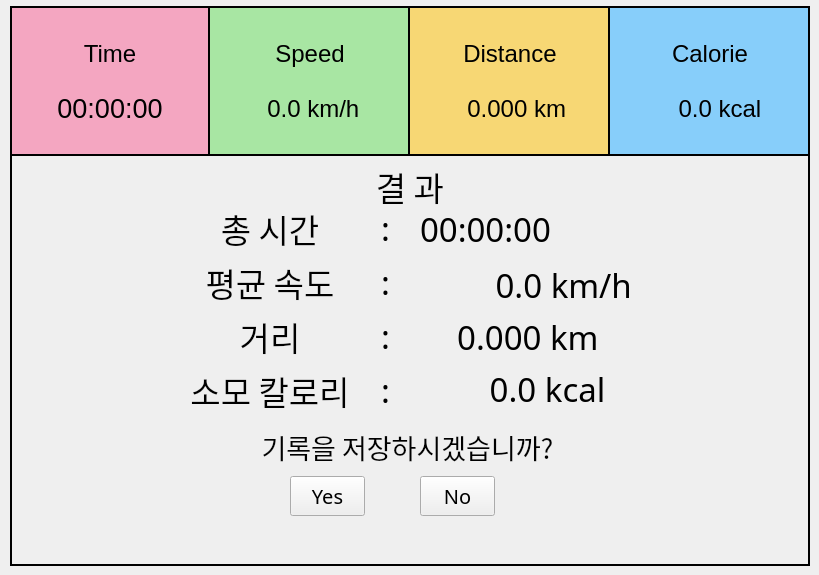
    <widget class="QWidget" name="Result_UI">
     <widget class="QFrame" name="frame_2">
      <property name="geometry">
       <rect>
        <x>10</x>
        <y>6</y>
        <width>800</width>
        <height>560</height>
       </rect>
      </property>
      <property name="styleSheet">
       <string notr="true">#frame_2{
    border: 2px solid black;
    border-radius: 0px;
}</string>
      </property>
      <property name="frameShape">
       <enum>QFrame::Shape::NoFrame</enum>
      </property>
      <property name="frameShadow">
       <enum>QFrame::Shadow::Raised</enum>
      </property>
      <widget class="QFrame" name="TimeFrame_2">
       <property name="geometry">
        <rect>
         <x>0</x>
         <y>0</y>
         <width>200</width>
         <height>150</height>
        </rect>
       </property>
       <property name="styleSheet">
        <string notr="true">#TimeFrame_2 {
    border: 2px solid black;
    border-radius: 0px;
 background-color: #F4A6C1;}</string>
       </property>
       <property name="frameShape">
        <enum>QFrame::Shape::NoFrame</enum>
       </property>
       <property name="frameShadow">
        <enum>QFrame::Shadow::Raised</enum>
       </property>
       <widget class="QLabel" name="TimeLabel_2">
        <property name="geometry">
         <rect>
          <x>0</x>
          <y>10</y>
          <width>200</width>
          <height>75</height>
         </rect>
        </property>
        <property name="font">
         <font>
          <pointsize>18</pointsize>
         </font>
        </property>
        <property name="layoutDirection">
         <enum>Qt::LayoutDirection::LeftToRight</enum>
        </property>
        <property name="text">
         <string>Time</string>
        </property>
        <property name="alignment">
         <set>Qt::AlignmentFlag::AlignCenter</set>
        </property>
       </widget>
       <widget class="QLabel" name="TimeText_2">
        <property name="geometry">
         <rect>
          <x>0</x>
          <y>65</y>
          <width>200</width>
          <height>75</height>
         </rect>
        </property>
        <property name="font">
         <font>
          <pointsize>20</pointsize>
         </font>
        </property>
        <property name="text">
         <string>00:00:00</string>
        </property>
        <property name="alignment">
         <set>Qt::AlignmentFlag::AlignCenter</set>
        </property>
       </widget>
      </widget>
      <widget class="QFrame" name="SpeedFrame_2">
       <property name="geometry">
        <rect>
         <x>200</x>
         <y>0</y>
         <width>200</width>
         <height>150</height>
        </rect>
       </property>
       <property name="font">
        <font>
         <family>맑은 고딕</family>
        </font>
       </property>
       <property name="styleSheet">
        <string notr="true">#SpeedFrame_2{border: 2px solid black;
    border-radius: 0px;
     border-left:none; background-color: #A8E6A3;}</string>
       </property>
       <property name="frameShape">
        <enum>QFrame::Shape::NoFrame</enum>
       </property>
       <property name="frameShadow">
        <enum>QFrame::Shadow::Raised</enum>
       </property>
       <widget class="QLabel" name="SpeedLabel_2">
        <property name="geometry">
         <rect>
          <x>0</x>
          <y>10</y>
          <width>200</width>
          <height>75</height>
         </rect>
        </property>
        <property name="font">
         <font>
          <pointsize>18</pointsize>
         </font>
        </property>
        <property name="text">
         <string>Speed</string>
        </property>
        <property name="alignment">
         <set>Qt::AlignmentFlag::AlignCenter</set>
        </property>
       </widget>
       <widget class="QLabel" name="SpeedText_2">
        <property name="geometry">
         <rect>
          <x>0</x>
          <y>65</y>
          <width>200</width>
          <height>75</height>
         </rect>
        </property>
        <property name="font">
         <font>
          <pointsize>18</pointsize>
         </font>
        </property>
        <property name="text">
         <string> 0.0 km/h</string>
        </property>
        <property name="alignment">
         <set>Qt::AlignmentFlag::AlignCenter</set>
        </property>
       </widget>
      </widget>
      <widget class="QFrame" name="DistanceFrame_2">
       <property name="geometry">
        <rect>
         <x>400</x>
         <y>0</y>
         <width>200</width>
         <height>150</height>
        </rect>
       </property>
       <property name="styleSheet">
        <string notr="true">#DistanceFrame_2{border: 2px solid black;
    border-radius: 0px;
     border-left:none;
 background-color: #F7D774;}</string>
       </property>
       <property name="frameShape">
        <enum>QFrame::Shape::StyledPanel</enum>
       </property>
       <property name="frameShadow">
        <enum>QFrame::Shadow::Raised</enum>
       </property>
       <widget class="QLabel" name="DistanceLabel_2">
        <property name="geometry">
         <rect>
          <x>0</x>
          <y>10</y>
          <width>200</width>
          <height>75</height>
         </rect>
        </property>
        <property name="font">
         <font>
          <pointsize>18</pointsize>
         </font>
        </property>
        <property name="text">
         <string>Distance</string>
        </property>
        <property name="alignment">
         <set>Qt::AlignmentFlag::AlignCenter</set>
        </property>
       </widget>
       <widget class="QLabel" name="DistanceText_2">
        <property name="geometry">
         <rect>
          <x>0</x>
          <y>65</y>
          <width>200</width>
          <height>75</height>
         </rect>
        </property>
        <property name="font">
         <font>
          <pointsize>18</pointsize>
         </font>
        </property>
        <property name="text">
         <string>  0.000 km</string>
        </property>
        <property name="alignment">
         <set>Qt::AlignmentFlag::AlignCenter</set>
        </property>
       </widget>
      </widget>
      <widget class="QFrame" name="CalorieFrame_2">
       <property name="geometry">
        <rect>
         <x>600</x>
         <y>0</y>
         <width>200</width>
         <height>150</height>
        </rect>
       </property>
       <property name="baseSize">
        <size>
         <width>0</width>
         <height>0</height>
        </size>
       </property>
       <property name="styleSheet">
        <string notr="true">#CalorieFrame_2 {
    border: 2px solid black;
    border-radius: 0px;
    border-left: none;
    background-color: #87CEFA;
}</string>
       </property>
       <property name="frameShape">
        <enum>QFrame::Shape::StyledPanel</enum>
       </property>
       <property name="frameShadow">
        <enum>QFrame::Shadow::Raised</enum>
       </property>
       <widget class="QLabel" name="CalorieLabel_2">
        <property name="geometry">
         <rect>
          <x>0</x>
          <y>10</y>
          <width>200</width>
          <height>75</height>
         </rect>
        </property>
        <property name="font">
         <font>
          <pointsize>18</pointsize>
         </font>
        </property>
        <property name="text">
         <string>Calorie</string>
        </property>
        <property name="alignment">
         <set>Qt::AlignmentFlag::AlignCenter</set>
        </property>
       </widget>
       <widget class="QLabel" name="CalorieText_2">
        <property name="geometry">
         <rect>
          <x>0</x>
          <y>65</y>
          <width>200</width>
          <height>75</height>
         </rect>
        </property>
        <property name="font">
         <font>
          <pointsize>18</pointsize>
         </font>
        </property>
        <property name="text">
         <string>   0.0 kcal</string>
        </property>
        <property name="alignment">
         <set>Qt::AlignmentFlag::AlignCenter</set>
        </property>
       </widget>
      </widget>
      <widget class="QLabel" name="ResultLabel">
       <property name="geometry">
        <rect>
         <x>350</x>
         <y>150</y>
         <width>100</width>
         <height>60</height>
        </rect>
       </property>
       <property name="font">
        <font>
         <family>한컴 울주 반구대 암각화체</family>
         <pointsize>25</pointsize>
        </font>
       </property>
       <property name="text">
        <string>결 과</string>
       </property>
       <property name="alignment">
        <set>Qt::AlignmentFlag::AlignCenter</set>
       </property>
      </widget>
      <widget class="QLabel" name="label_9">
       <property name="geometry">
        <rect>
         <x>220</x>
         <y>420</y>
         <width>361</width>
         <height>41</height>
        </rect>
       </property>
       <property name="font">
        <font>
         <family>휴먼매직체</family>
         <pointsize>20</pointsize>
        </font>
       </property>
       <property name="text">
        <string>기록을 저장하시겠습니까? </string>
       </property>
       <property name="alignment">
        <set>Qt::AlignmentFlag::AlignCenter</set>
       </property>
      </widget>
      <widget class="QPushButton" name="SaveButton">
       <property name="geometry">
        <rect>
         <x>280</x>
         <y>470</y>
         <width>75</width>
         <height>40</height>
        </rect>
       </property>
       <property name="font">
        <font>
         <family>휴먼매직체</family>
         <pointsize>15</pointsize>
        </font>
       </property>
       <property name="text">
        <string>Yes</string>
       </property>
      </widget>
      <widget class="QPushButton" name="RefuseButton">
       <property name="geometry">
        <rect>
         <x>410</x>
         <y>470</y>
         <width>75</width>
         <height>40</height>
        </rect>
       </property>
       <property name="font">
        <font>
         <family>휴먼매직체</family>
         <pointsize>15</pointsize>
        </font>
       </property>
       <property name="text">
        <string>No</string>
       </property>
      </widget>
      <widget class="QWidget" name="layoutWidget">
       <property name="geometry">
        <rect>
         <x>180</x>
         <y>200</y>
         <width>221</width>
         <height>206</height>
        </rect>
       </property>
       <layout class="QHBoxLayout" name="horizontalLayout" stretch="0,0">
        <property name="spacing">
         <number>10</number>
        </property>
        <item>
         <layout class="QVBoxLayout" name="verticalLayout_3">
          <item>
           <widget class="QLabel" name="label_5">
            <property name="font">
             <font>
              <family>한컴 울주 반구대 암각화체</family>
              <pointsize>25</pointsize>
             </font>
            </property>
            <property name="text">
             <string>총 시간</string>
            </property>
            <property name="alignment">
             <set>Qt::AlignmentFlag::AlignCenter</set>
            </property>
           </widget>
          </item>
          <item>
           <widget class="QLabel" name="label_6">
            <property name="font">
             <font>
              <family>한컴 울주 반구대 암각화체</family>
              <pointsize>25</pointsize>
             </font>
            </property>
            <property name="text">
             <string>평균 속도</string>
            </property>
            <property name="alignment">
             <set>Qt::AlignmentFlag::AlignCenter</set>
            </property>
           </widget>
          </item>
          <item>
           <widget class="QLabel" name="label_7">
            <property name="font">
             <font>
              <family>한컴 울주 반구대 암각화체</family>
              <pointsize>25</pointsize>
             </font>
            </property>
            <property name="text">
             <string>거리</string>
            </property>
            <property name="alignment">
             <set>Qt::AlignmentFlag::AlignCenter</set>
            </property>
           </widget>
          </item>
          <item>
           <widget class="QLabel" name="label_8">
            <property name="font">
             <font>
              <family>한컴 울주 반구대 암각화체</family>
              <pointsize>25</pointsize>
             </font>
            </property>
            <property name="text">
             <string>소모 칼로리</string>
            </property>
            <property name="alignment">
             <set>Qt::AlignmentFlag::AlignCenter</set>
            </property>
           </widget>
          </item>
         </layout>
        </item>
        <item>
         <layout class="QVBoxLayout" name="verticalLayout_2">
          <item>
           <widget class="QLabel" name="label">
            <property name="font">
             <font>
              <family>한컴 울주 반구대 암각화체</family>
              <pointsize>25</pointsize>
             </font>
            </property>
            <property name="text">
             <string>:</string>
            </property>
            <property name="alignment">
             <set>Qt::AlignmentFlag::AlignCenter</set>
            </property>
           </widget>
          </item>
          <item>
           <widget class="QLabel" name="label_2">
            <property name="font">
             <font>
              <family>한컴 울주 반구대 암각화체</family>
              <pointsize>25</pointsize>
             </font>
            </property>
            <property name="text">
             <string>:</string>
            </property>
            <property name="alignment">
             <set>Qt::AlignmentFlag::AlignCenter</set>
            </property>
           </widget>
          </item>
          <item>
           <widget class="QLabel" name="label_3">
            <property name="font">
             <font>
              <family>한컴 울주 반구대 암각화체</family>
              <pointsize>25</pointsize>
             </font>
            </property>
            <property name="text">
             <string>:</string>
            </property>
            <property name="alignment">
             <set>Qt::AlignmentFlag::AlignCenter</set>
            </property>
           </widget>
          </item>
          <item>
           <widget class="QLabel" name="label_4">
            <property name="font">
             <font>
              <family>한컴 울주 반구대 암각화체</family>
              <pointsize>25</pointsize>
             </font>
            </property>
            <property name="text">
             <string>:</string>
            </property>
            <property name="alignment">
             <set>Qt::AlignmentFlag::AlignCenter</set>
            </property>
           </widget>
          </item>
         </layout>
        </item>
       </layout>
      </widget>
      <widget class="QLabel" name="ResultTimeText">
       <property name="geometry">
        <rect>
         <x>410</x>
         <y>200</y>
         <width>161</width>
         <height>46</height>
        </rect>
       </property>
       <property name="font">
        <font>
         <family>한컴 울주 반구대 암각화체</family>
         <pointsize>25</pointsize>
        </font>
       </property>
       <property name="text">
        <string>00:00:00</string>
       </property>
      </widget>
      <widget class="QLabel" name="ResultSpeedText">
       <property name="geometry">
        <rect>
         <x>477</x>
         <y>247</y>
         <width>161</width>
         <height>63</height>
        </rect>
       </property>
       <property name="font">
        <font>
         <family>한컴 울주 반구대 암각화체</family>
         <pointsize>25</pointsize>
        </font>
       </property>
       <property name="text">
        <string> 0.0 km/h</string>
       </property>
      </widget>
      <widget class="QLabel" name="ResultDistanceText">
       <property name="geometry">
        <rect>
         <x>430</x>
         <y>282</y>
         <width>161</width>
         <height>98</height>
        </rect>
       </property>
       <property name="font">
        <font>
         <family>한컴 울주 반구대 암각화체</family>
         <pointsize>25</pointsize>
        </font>
       </property>
       <property name="text">
        <string>  0.000 km</string>
       </property>
      </widget>
      <widget class="QLabel" name="ResultCalorieText">
       <property name="geometry">
        <rect>
         <x>454</x>
         <y>282</y>
         <width>161</width>
         <height>202</height>
        </rect>
       </property>
       <property name="font">
        <font>
         <family>한컴 울주 반구대 암각화체</family>
         <pointsize>25</pointsize>
        </font>
       </property>
       <property name="text">
        <string>   0.0 kcal</string>
       </property>
      </widget>
     </widget>
    </widget>
